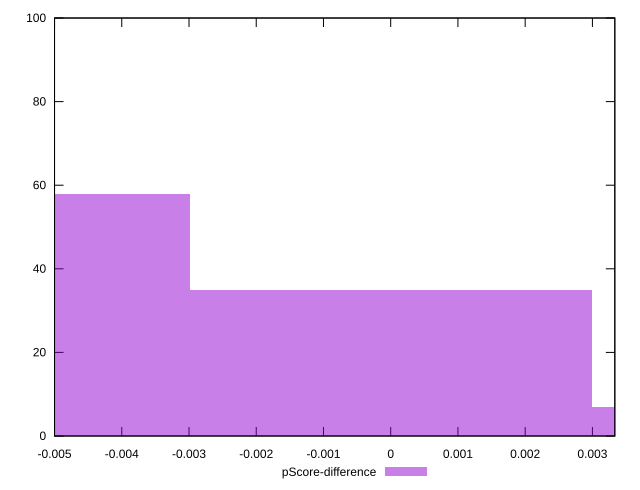

Recreate this plot in gnuplot.
reset

$pScoreDifference <<EOF
-0.005979929727638632 58
0 35
0.005979929727638632 7
EOF

set key outside below
set boxwidth 0.005979929727638632
set xrange [-0.0050000000000000044:0.0033333333333332993]
set yrange [0:100]
set trange [0:100]
set style fill transparent solid 0.5 noborder
set terminal svg size 640, 490 enhanced background rgb 'white'
set output "reprap/unused-css-rules/samples/pages+cached+noexternal/pScore-difference/histogram.svg"

plot $pScoreDifference title "pScore-difference" with boxes

reset
